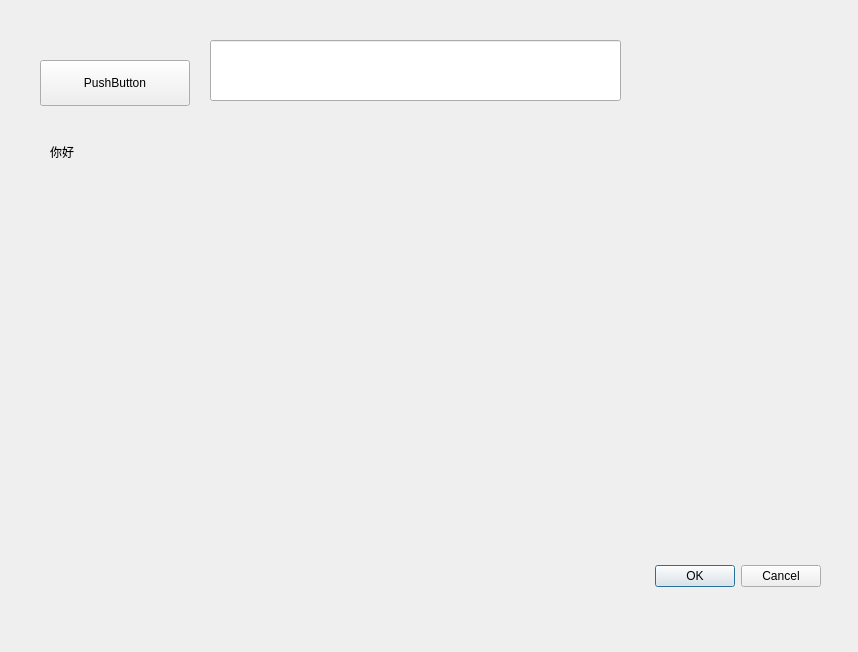
<?xml version="1.0" encoding="UTF-8"?>
<ui version="4.0">
 <class>Dialog</class>
 <widget class="QDialog" name="Dialog">
  <property name="geometry">
   <rect>
    <x>0</x>
    <y>0</y>
    <width>858</width>
    <height>652</height>
   </rect>
  </property>
  <property name="windowTitle">
   <string>Dialog</string>
  </property>
  <widget class="QDialogButtonBox" name="buttonBox">
   <property name="geometry">
    <rect>
     <x>480</x>
     <y>560</y>
     <width>341</width>
     <height>32</height>
    </rect>
   </property>
   <property name="orientation">
    <enum>Qt::Horizontal</enum>
   </property>
   <property name="standardButtons">
    <set>QDialogButtonBox::Cancel|QDialogButtonBox::Ok</set>
   </property>
  </widget>
  <widget class="QPushButton" name="pushButton">
   <property name="geometry">
    <rect>
     <x>40</x>
     <y>60</y>
     <width>150</width>
     <height>46</height>
    </rect>
   </property>
   <property name="text">
    <string>PushButton</string>
   </property>
  </widget>
  <widget class="QLabel" name="label">
   <property name="geometry">
    <rect>
     <x>50</x>
     <y>140</y>
     <width>108</width>
     <height>24</height>
    </rect>
   </property>
   <property name="text">
    <string>你好</string>
   </property>
  </widget>
  <widget class="QLineEdit" name="lineEdit">
   <property name="geometry">
    <rect>
     <x>210</x>
     <y>40</y>
     <width>411</width>
     <height>61</height>
    </rect>
   </property>
  </widget>
 </widget>
 <resources/>
 <connections>
  <connection>
   <sender>buttonBox</sender>
   <signal>accepted()</signal>
   <receiver>Dialog</receiver>
   <slot>accept()</slot>
   <hints>
    <hint type="sourcelabel">
     <x>248</x>
     <y>254</y>
    </hint>
    <hint type="destinationlabel">
     <x>157</x>
     <y>274</y>
    </hint>
   </hints>
  </connection>
  <connection>
   <sender>buttonBox</sender>
   <signal>rejected()</signal>
   <receiver>Dialog</receiver>
   <slot>reject()</slot>
   <hints>
    <hint type="sourcelabel">
     <x>316</x>
     <y>260</y>
    </hint>
    <hint type="destinationlabel">
     <x>286</x>
     <y>274</y>
    </hint>
   </hints>
  </connection>
 </connections>
</ui>
